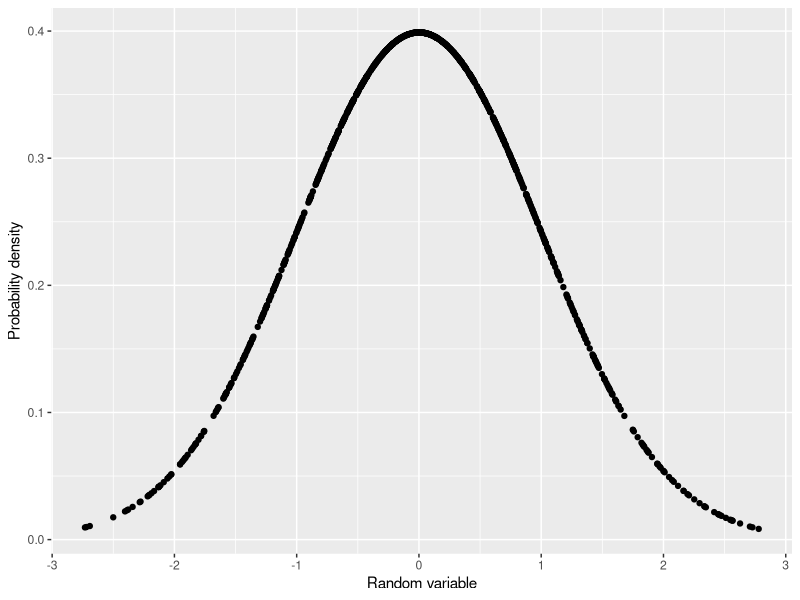
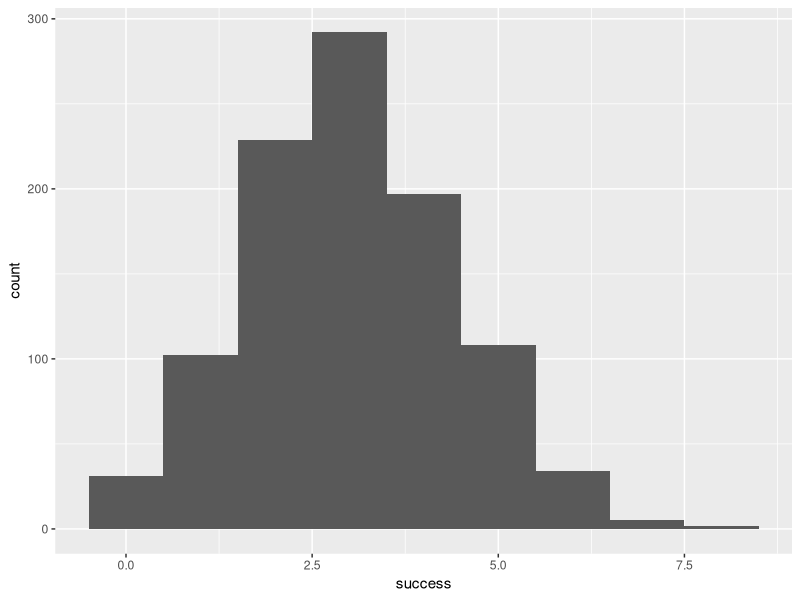

Source code (R) for these figures, in order:
## all statistics relies on probability distributions, so let's look at NORMAL, BINOMIAL

## NORMAL:

rnorm(10) ## draw 10 random numbers from standard normal distribution
rnorm(10, mean=100, sd=20) ## same thing, but non-standard normal distribution

## what is the probability (density) of each random number occuring
x <- rnorm(10)
dnorm(x)

## visualise the probability (density) with ggplot2
require(ggplot2)

v1 <- rnorm(1000)
prob.v1 <- dnorm(v1)
df1 <- data.frame(x=v1, y=prob.v1)
ggplot(df1) + aes(x=x, y=y) + geom_point() + labs(x="Random variable", y="Probability density")

## probability distribution of a random number = cumulative probability of observing that number or smaller (i.e. left tail)

## example 1. generate 10 random numbers and estimate their probability of occuring (i.e. left tail)
x <- rnorm(10)
pnorm(x)

## example 2. what is the probability of observing numbers lower than -2, 0, 2 drawn from a standard normal distribution (i.e. left tail)
x <- c(-2, 0, 2) 
pnorm(x) ## since this is standard normal, -2 and 2 are located two standard deviations from the mean of 0

## example 3. what is the probability of observing a number between -3 and 0 drawn from a standard normal distribution (i.e. left tail)
pnorm(0) - pnorm(-3) ## slightly less than 50%

## BINOMIAL:

## binomial = a series of trials where the result can be either success of failure
rbinom(n=1, size=10, prob=0.4) ## gives No. of successes for 1 trial where 10 observations are drawn randomly (10 obs in total)
rbinom(n=5, size=10, prob=0.4) ## gives No. of successes for 5 trials with 10 observations each, drawn randomly (50 obs in total)

rbinom(n=1, size=1, prob=0.4) ## reduces to a Bernouli random variable, 1 trial, y/n
rbinom(n=5, size=1, prob=0.4) ## reduces to a Bernouli random variable, 5 trials, y/n
rbinom(n=10, size=1, prob=0.4) ## reduces to a Bernouli random variable, 10 trials, y/n

## visualise the binomial distribution
v2 <- rbinom(n=1000, size=10, prob=0.3)
df2 <- data.frame(success=v2)
ggplot(df2, aes(x=success)) + geom_histogram(binwidth=1)

